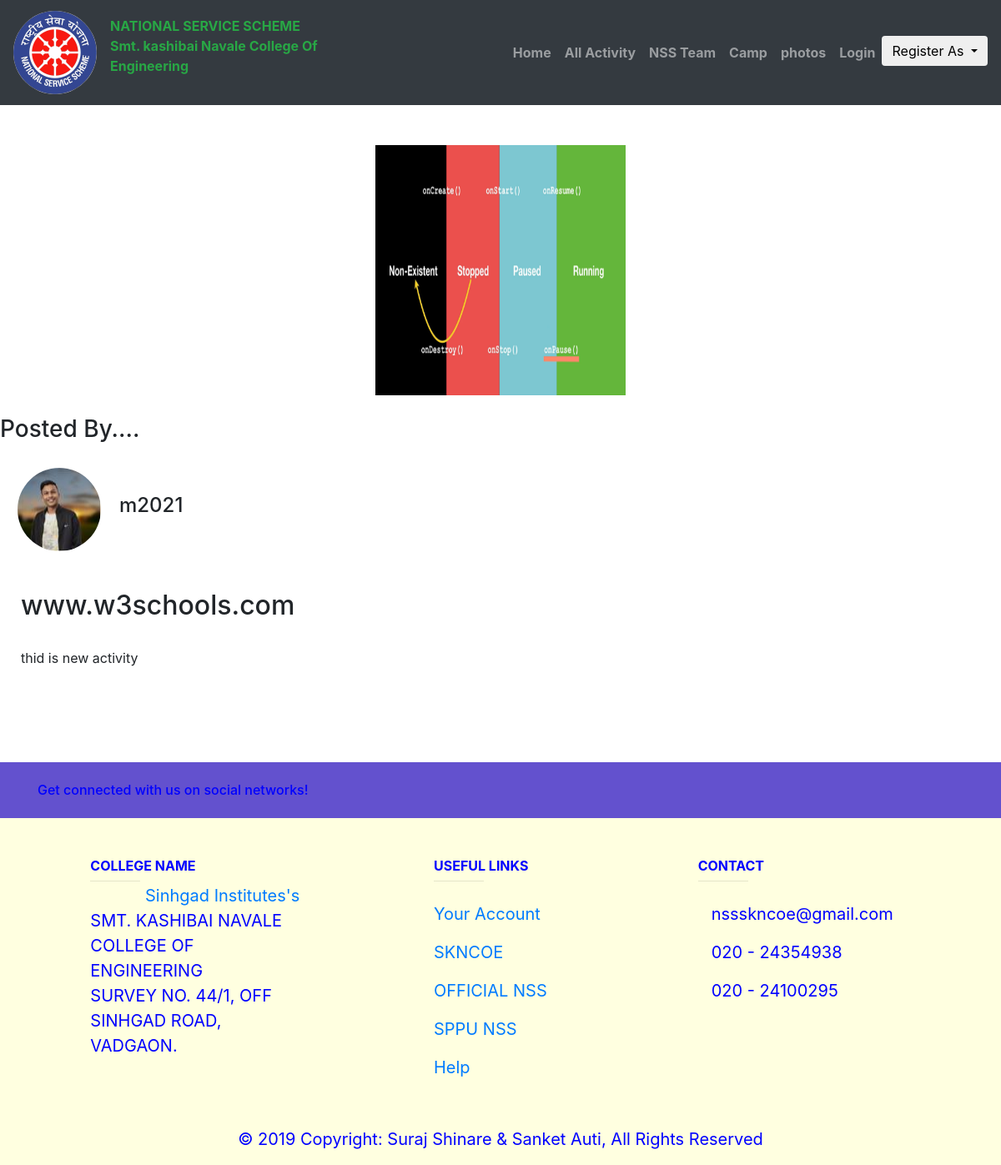
/activity/activity/48, run on the app's committed database.
### activity_of_nss/models.py (models this page shows, shortened)
class Activity(models.Model):
    title = models.CharField(max_length=100, help_text='Title of activity')
    description = models.TextField(help_text='Description of activity')
    address = models.CharField(max_length=100, help_text='Address of activity')
    date_of_activity = models.DateTimeField(default=timezone.now)
    time_of_activity = models.TimeField(default=now)
    created_by = models.ForeignKey(settings.AUTH_USER_MODEL, null=True, blank=True, on_delete=models.SET_NULL)
    image = models.ImageField(upload_to='Activity_pics')

### student/models.py (models this page shows, shortened)
class Profile(models.Model):
    user = models.OneToOneField(User, on_delete=models.CASCADE)
    image = models.ImageField(default='default.jpg', upload_to='profile_pics')

### activity_of_nss/views.py (the view)
# urls.py: path('activity/<int:pk>',views.ActivityDetailView.as_view(), name='activity-detail'),
class ActivityDetailView(DetailView):
    model = Activity

### activity_of_nss/templates/activity_of_nss/activity_detail.html (shortened to what this page needs)
{% extends "web_pages/base.html" %}
{% block content %}
<head>
</head>
<br><br>
  <div class="main_block">
    <div align="center" class="embed-responsive order-md-4" >
      <img class="article-img" src="{{ object.image.url }} " > <br><br>
    </div>
      <h3>Posted By....</h3>
       <article class="media content-section">
                <tr>
                    <td >
                        <img class="rounded-circle article-img"  src="{{ object.created_by.profile.image.url }}" id="author_img" >
                    </td><td>
                          <div class="media-body">
                            <div class="article-metadata">
                              <h4>{{object.created_by.username}}</h4>
                            </div>
                     </div>
                </td>
                </tr></article>
           </table>
      <div id="description">
            <h2 class="article-title">{{ object.title }} </h2><br>
            <p class="article-content" >{{ object.description }}</p>
        </div>
     </div>   <br><br><br>
{% endblock content %}

### activity_of_nss/templates/activity_of_nss/activity_detail.html (style rules this page uses)
.main_block { style="margin-left: 10%; margin-right: 10%;" }
.article-img { height:300px; width: 300px; }
#author_img { height:100px; width: 100px; margin:20px; }
#description { padding: 25px; }

### data on the page
Activity: image (picture), created_by.profile.image (picture), created_by.username "m2021", title "www.w3schools.com", description "thid is new activity"
